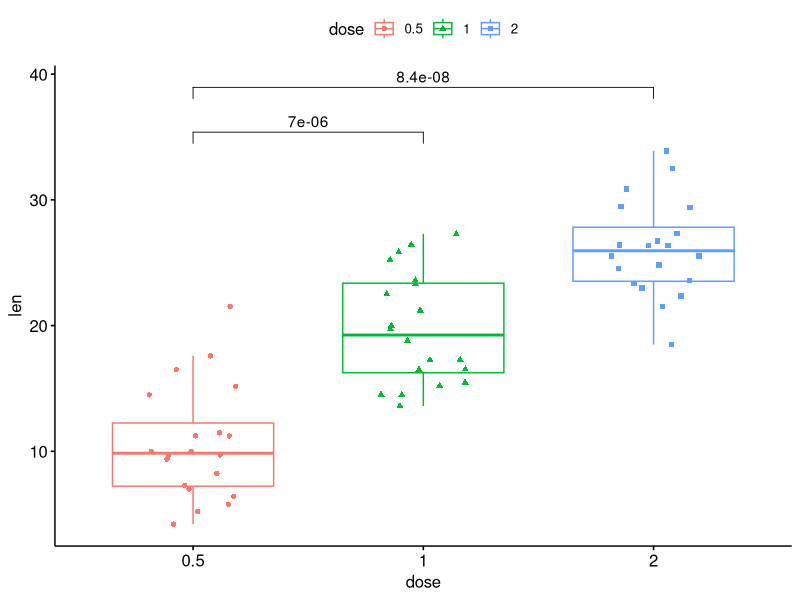
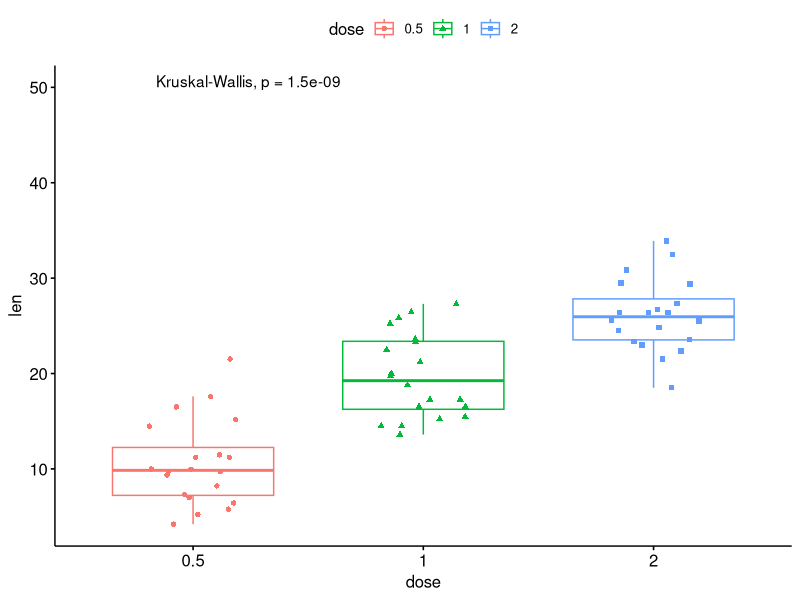
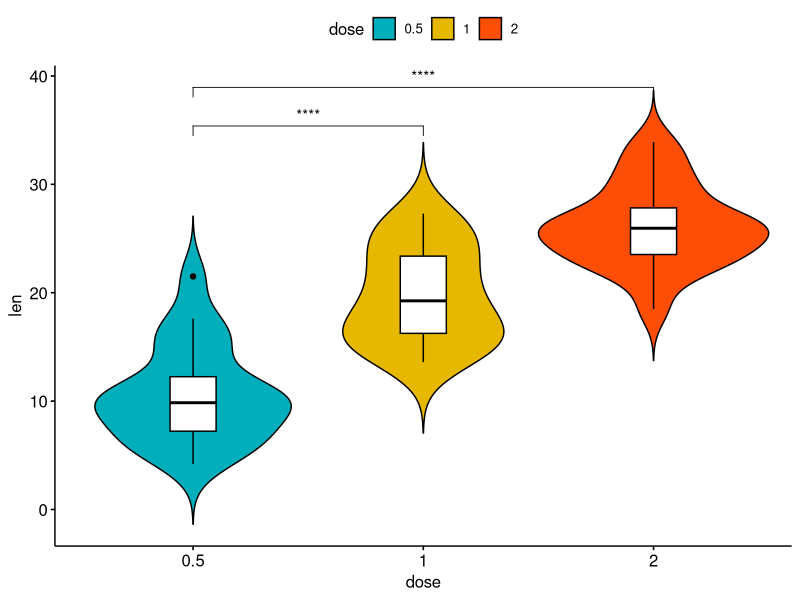

Reproduce these figures in R, in order.
library(ggpubr)
library(tidyverse)

data('ToothGrowth')
df <- ToothGrowth

# boxplot with jitter points ------
ggboxplot(df, x = 'dose', y = 'len', color = 'dose', add = 'jitter', shape = 'dose') ->
  p

# add a layer of p-value
my_comparing <- list(c('0.5','1'), c('0.5','2'))

p + stat_compare_means(comparisons = my_comparing)

# add global p value
p + stat_compare_means(label.y = 50)

# violin plot with box plot
ggviolin(df,
         x = "dose", y = "len", fill = "dose",
         palette = c("#00AFBB", "#E7B800", "#FC4E07"),
         add = "boxplot", add.params = list(fill = "white"))+
  stat_compare_means(comparisons = my_comparing, label = "p.signif") # Add significance levels ***
